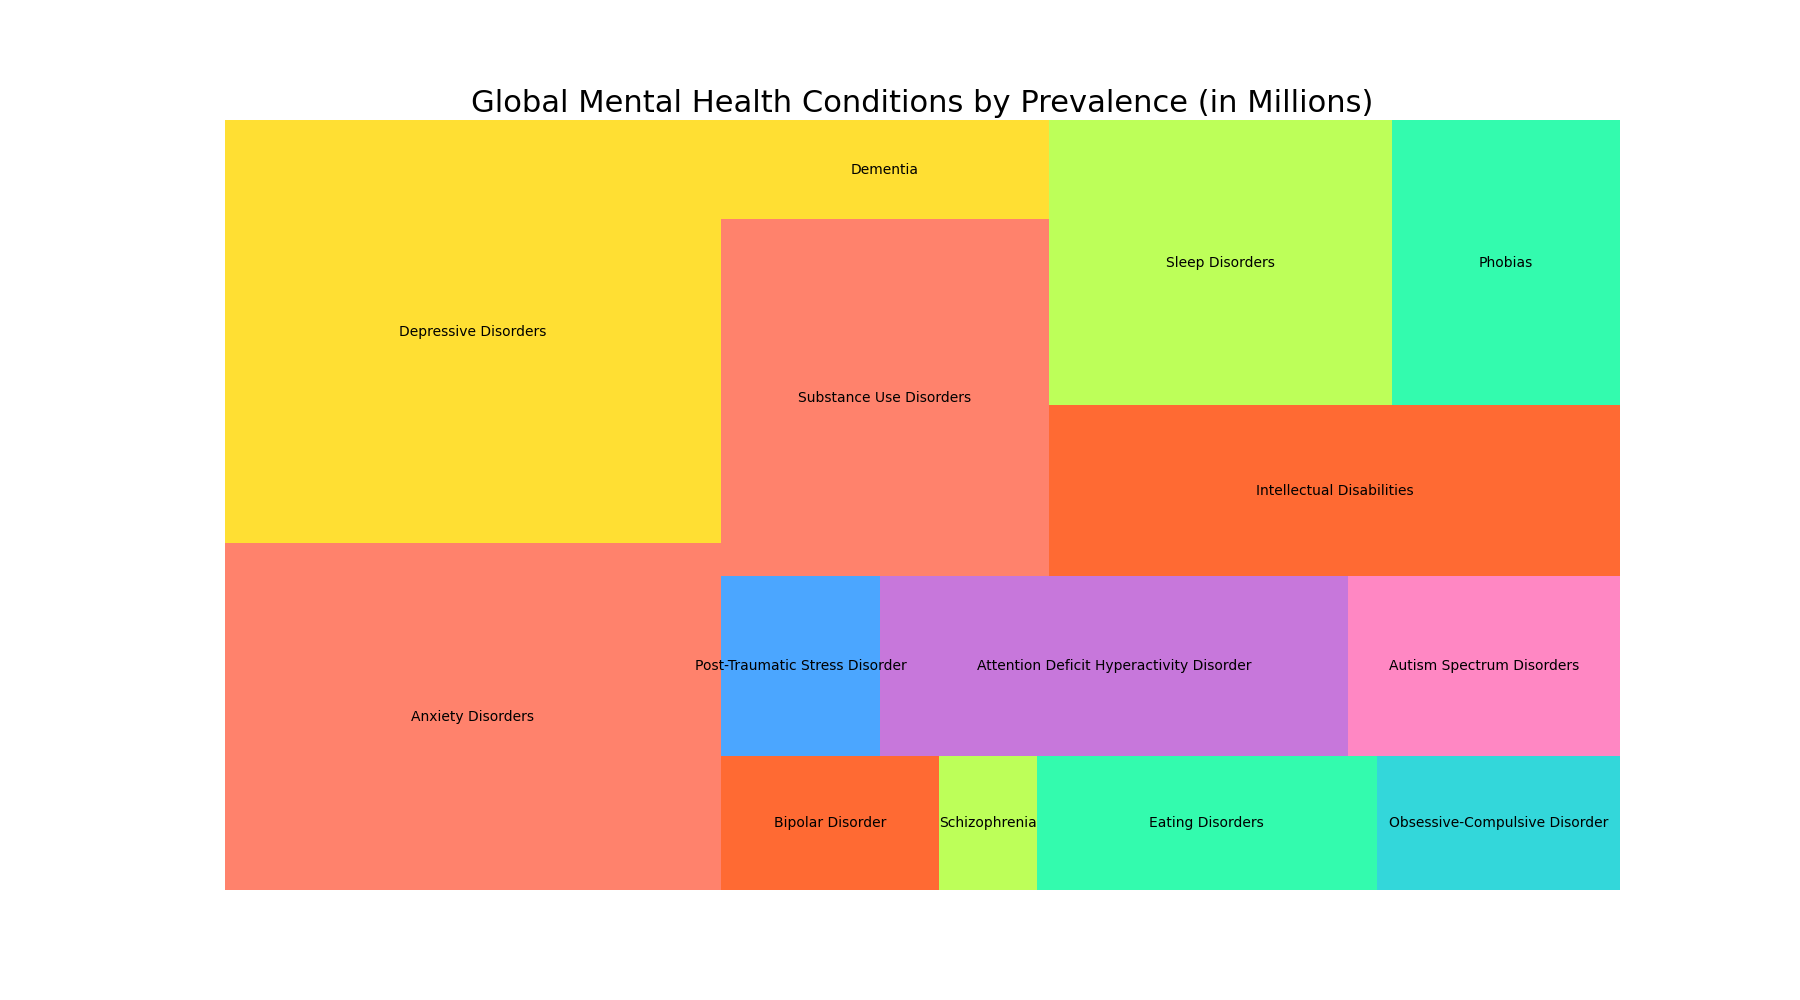

The script that drew this image:

import matplotlib.pyplot as plt
import pandas as pd
import squarify

# Define the data
data = {
    'Condition': [
        'Anxiety Disorders', 'Depressive Disorders', 'Bipolar Disorder', 'Schizophrenia', 
        'Eating Disorders', 'Obsessive-Compulsive Disorder', 'Post-Traumatic Stress Disorder', 
        'Attention Deficit Hyperactivity Disorder', 'Autism Spectrum Disorders', 
        'Substance Use Disorders', 'Dementia', 'Intellectual Disabilities', 
        'Sleep Disorders', 'Phobias'
    ],
    'Prevalence (Millions)': [
        264, 322, 45, 20, 70, 50, 44, 129, 75, 180, 50, 150, 150, 100
    ]
}

# Create a DataFrame
df = pd.DataFrame(data)

# Create a color palette
colors = [
    '#FF6347', '#FFD700', '#FF4500', '#ADFF2F', '#00FA9A', '#00CED1', 
    '#1E90FF', '#BA55D3', '#FF69B4', '#FF6347', '#FFD700', '#FF4500', 
    '#ADFF2F', '#00FA9A'
]

# Define size of the figure
plt.figure(figsize=(18, 10))

# Plot the treemap with the specified colors and data
squarify.plot(sizes=df['Prevalence (Millions)'], label=df['Condition'], color=colors, alpha=0.8)

plt.title('Global Mental Health Conditions by Prevalence (in Millions)', fontsize=22)
plt.axis('off')
plt.show()
